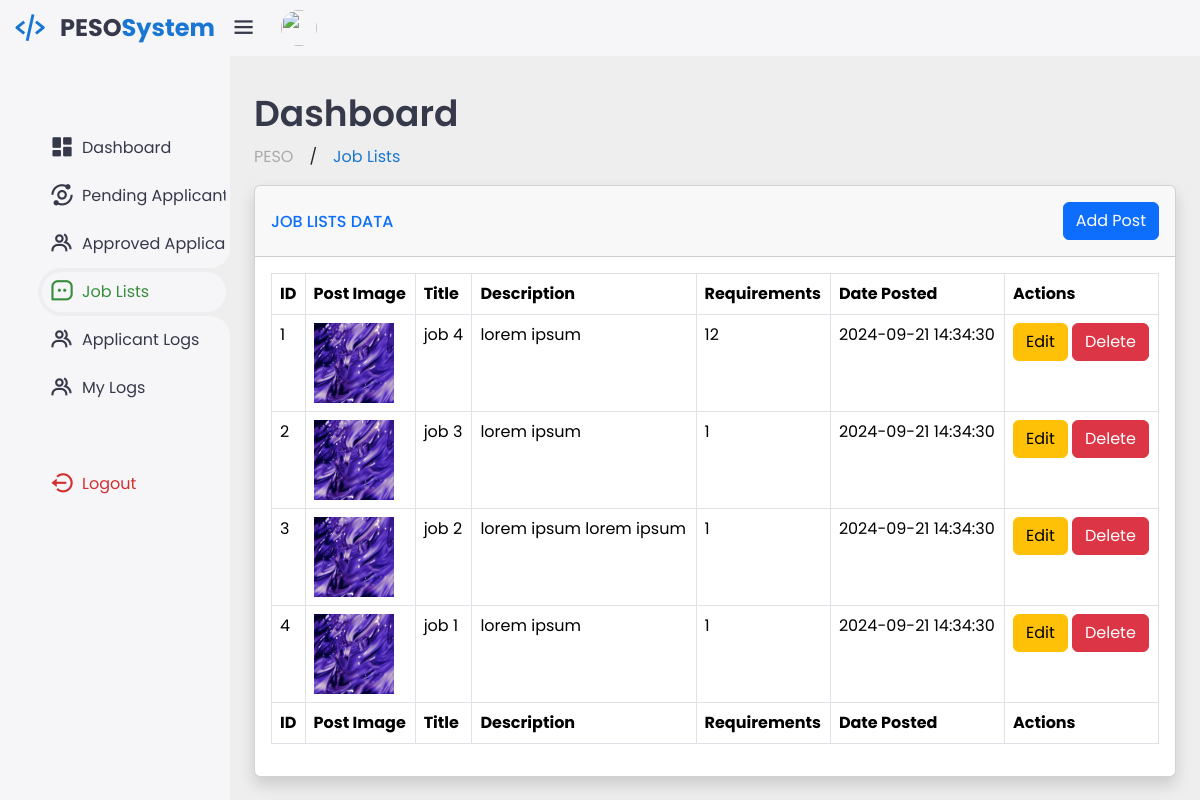
The page /admin/job_list.php on the database its author committed.
### tables this page shows
CREATE TABLE `peso_jobs` (
  `id` int(11) NOT NULL,
  `title` varchar(80) NOT NULL,
  `description` text NOT NULL,
  `image` varchar(80) NOT NULL,
  `requirements` text NOT NULL,
  `date_posted` datetime NOT NULL DEFAULT current_timestamp()
);

### admin/job_list.php (the view, shortened to what this page needs)
<?php
include("../database/connection.php");
?>
<!DOCTYPE html>
<html lang="en">
<head>
    <link href='https://unpkg.com/boxicons@2.1.4/css/boxicons.min.css' rel='stylesheet'>
    <link rel="stylesheet" href="../css/bootstrap.min.css">
    <link rel="stylesheet" href="https://cdn.datatables.net/2.1.5/css/dataTables.bootstrap5.css">
    <link rel="stylesheet" href="https://cdn.jsdelivr.net/npm/sweetalert2@11/dist/sweetalert2.min.css">
    <link rel="stylesheet" href="../css/user_dashboard.css">
</head>
<body>
    <div class="sidebar">
        <a href="admin_dashboard.php" class="logo">
            <i class='bx bx-code-alt'></i>
            <div class="logo-name"><span>PESO</span>System</div>
        </a>
        <ul class="side-menu">
            <li><a href="admin_dashboard.php"><i class='bx bxs-dashboard'></i>Dashboard</a></li>
            <li><a href="pending_applicants.php"><i class='bx bx-analyse'></i>Pending Applicants</a></li>
            <li><a href="approved_applicants.php"><i class='bx bx-group'></i>Approved Applicants</a></li>
            <li class="active"><a href="job_list.php"><i class='bx bx-message-square-dots'></i>Job Lists</a></li>
            <li><a href="user_logs.php"><i class='bx bx-group'></i>Applicant Logs</a></li>
            <li><a href="admin_logs.php"><i class='bx bx-group'></i>My Logs</a></li>
        </ul>
        <ul class="side-menu">
            <li>
                <a href="#" class="logout" id="logoutLink">
                    <i class='bx bx-log-out-circle'></i>
                    Logout
                </a>
            </li>
        </ul>
    </div>
    <div class="content">
        <nav>
            <i class='bx bx-menu'></i>
            <a href="#" class="profile">
                <img src="images/logo.png">
            </a>
        </nav>
        <main>
            <div class="header">
                <div class="left">
                    <h1>Dashboard</h1>
                    <ul class="breadcrumb">
                        <li><a href="#">PESO</a></li>
                        /
                        <li><a href="#" class="active">Job Lists</a></li>
                    </ul>
                </div>
            </div>
            <div>
                <div class="card shadow mb-4">
                    <div class="card-header py-3 d-flex justify-content-between align-items-center">
                        <h6 class="m-0 font-weight-bold text-primary">JOB LISTS DATA</h6>
                        <button class="btn btn-primary" data-bs-toggle="modal" data-bs-target="#addPostModal">Add Post</button>
                    </div>
                    <div class="card-body">
                        <div class="table-responsive">
                            <table id="dataTable" class="table table-bordered" style="width:100%">
                                <thead>
                                    <tr>
                                        <th>ID</th>
                                        <th>Post Image</th>
                                        <th>Title</th>
                                        <th>Description</th>
                                        <th>Requirements</th>
                                        <th>Date Posted</th>
                                        <th>Actions</th>
                                    </tr>
                                </thead>
                                <tbody>
                                    <?php
                                    $sql = "SELECT * FROM peso_jobs ORDER BY id DESC";
                                    $result = $connForPosts->query($sql);
                                    if ($result->num_rows > 0) {
                                        $count = 1;
                                        while ($row = $result->fetch_assoc()) {
                                            echo "<tr>
                                                    <td>{$count}</td>
                                                    <td><img src='../image/{$row['image']}' alt='image' style='width: 80px; height: 80px;'></td>
                                                    <td>{$row['title']}</td>
                                                    <td>{$row['description']}</td>
                                                    <td>{$row['requirements']}</td>
                                                    <td>{$row['date_posted']}</td>
                                                    <td>
                                                        <button class='btn btn-warning' onclick='openUpdateModal({$row['id']}, \"{$row['title']}\", \"{$row['description']}\", \"{$row['requirements']}\")'>Edit</button>
                                                        <button class='btn btn-danger' onclick='confirmDelete({$row['id']})'>Delete</button>
                                                    </td>
                                                </tr>";
                                                $count++;
                                        }
                                    }
                                    ?>
                                </tbody>
                                <tfoot>
                                    <tr>
                                        <th>ID</th>
                                        <th>Post Image</th>
                                        <th>Title</th>
                                        <th>Description</th>
                                        <th>Requirements</th>
                                        <th>Date Posted</th>
                                        <th>Actions</th>
                                    </tr>
                                </tfoot>
                            </table>
                        </div>
                    </div>
                </div>
            </div>
        </main>
    </div>
</body>
</html>

### css/user_dashboard.css (style rules this page uses)
:root { --light: #f6f6f9; --primary: #1976D2; --light-primary: #CFE8FF; --grey: #eee; --dark-grey: #AAAAAA; --dark: #363949; --danger: #D32F2F; --light-danger: #FECDD3; --warning: #FBC02D; --light-warning: #FFF2C6; --success: #388E3C; --light-success: #BBF7D0; }
* { margin: 0; padding: 0; box-sizing: border-box; font-family: 'Poppins', sans-serif; }
.bx { font-size: 1.7rem; }
a { text-decoration: none; }
li { list-style: none; }
html { overflow-x: hidden; }
body { background: var(--grey); overflow-x: hidden; }
.sidebar { position: fixed; top: 0; left: 0; background: var(--light); width: 230px; height: 100%; z-index: 2000; overflow-x: hidden; scrollbar-width: none; transition: all 0.3s ease; }
.sidebar .logo { font-size: 24px; font-weight: 700; height: 56px; display: flex; align-items: center; color: var(--primary); z-index: 500; padding-bottom: 20px; box-sizing: content-box; }
.sidebar .logo .logo-name span { color: var(--dark); }
.sidebar .logo .bx { min-width: 60px; display: flex; justify-content: center; font-size: 2.2rem; }
.sidebar .side-menu { width: 100%; margin-top: 48px; }
.sidebar .side-menu li { height: 48px; background: transparent; margin-left: 6px; border-radius: 48px 0 0 48px; padding: 4px; }
.sidebar .side-menu li.active { background: var(--grey); position: relative; }
.sidebar .side-menu li.active::before { content: ""; position: absolute; width: 40px; height: 40px; border-radius: 50%; top: -40px; right: 0; box-shadow: 20px 20px 0 var(--grey); z-index: -1; }
.sidebar .side-menu li.active::after { content: ""; position: absolute; width: 40px; height: 40px; border-radius: 50%; bottom: -40px; right: 0; box-shadow: 20px -20px 0 var(--grey); z-index: -1; }
.sidebar .side-menu li a { width: 100%; height: 100%; background: var(--light); display: flex; align-items: center; border-radius: 48px; font-size: 16px; color: var(--dark); white-space: nowrap; overflow-x: hidden; transition: all 0.3s ease; }
.sidebar .side-menu li.active a { color: var(--success); }
.sidebar .side-menu li a .bx { min-width: calc(60px - ((4px + 6px) * 2)); display: flex; font-size: 1.6rem; justify-content: center; }
.sidebar .side-menu li a.logout { color: var(--danger); }
.content { position: relative; width: calc(100% - 230px); left: 230px; transition: all 0.3s ease; }
.content nav { height: 56px; background: var(--light); padding: 0 24px 0 0; display: flex; align-items: center; grid-gap: 24px; position: sticky; top: 0; left: 0; z-index: 1000; }
.content nav::before { content: ""; position: absolute; width: 40px; height: 40px; bottom: -40px; left: 0; border-radius: 50%; }
.content nav a { color: var(--dark); }
.content nav .bx.bx-menu { cursor: pointer; color: var(--dark); }
.content nav .profile img { width: 36px; height: 36px; object-fit: cover; border-radius: 50%; }
.content main { width: 100%; padding: 36px 24px; max-height: calc(100vh - 56px); }
.content main .header { display: flex; align-items: center; justify-content: space-between; grid-gap: 16px; flex-wrap: wrap; }
.content main .header .left h1 { font-size: 36px; font-weight: 600; margin-bottom: 10px; color: var(--dark); }
.content main .header .left .breadcrumb { display: flex; align-items: center; grid-gap: 16px; }
.content main .header .left .breadcrumb li { color: var(--dark); }
.content main .header .left .breadcrumb li a { color: var(--dark-grey); pointer-events: none; }
.content main .header .left .breadcrumb li a.active { color: var(--primary); pointer-events: none; }

### rows shown on the page
peso_jobs: image (picture), title "job 4", description "lorem ipsum", requirements "12", date_posted "2024-09-21 14:34:30"
peso_jobs: image (picture), title "job 3", description "lorem ipsum", requirements "1", date_posted "2024-09-21 14:34:30"
peso_jobs: image (picture), title "job 2", description "lorem ipsum lorem ipsum", requirements "1", date_posted "2024-09-21 14:34:30"
peso_jobs: image (picture), title "job 1", description "lorem ipsum", requirements "1", date_posted "2024-09-21 14:34:30"
